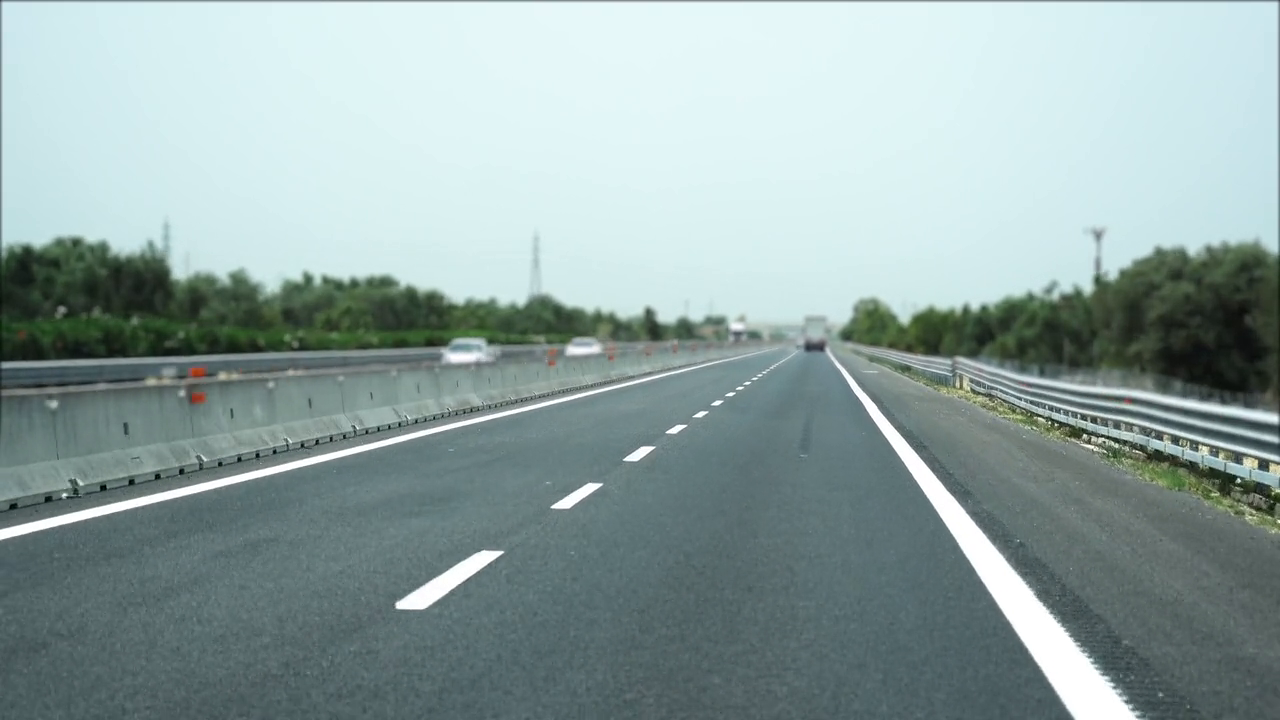
#> input picture frame 32 of lane-following/test-images/lane.mp4, 1280 x 720 px, given in place of lane3.mp4, which was not available
$ python curved-lane-detection.py
#> lines starting #> are read from the running program, lines starting #| are printed output that depends on the picture; after the words box and inside, x2 and y2 are one past the last pixel; in counts of white or black regions, pixels touching at a corner belong together; pictures that were not available may be replaced by others from this repository, and a replacement may not be noted
### lane-following/helpers/findLaneEdges.py
import numpy as np
import cv2
import matplotlib.pyplot as plt

def getPerspectiveTransformedLaneEdges(img):

	copiedImg = np.copy(img)

	# Convert the image to grayscale
	gray = cv2.cvtColor(copiedImg, cv2.COLOR_BGR2GRAY)

	# Apply Gaussian blur
	blur = cv2.GaussianBlur(gray, (5, 5), 0)

	# Apply Canny edge detection
	edges = cv2.Canny(blur, 50, 150)


	# Define the ROI
	mask = np.zeros_like(edges)
	ignore_mask_color = 255
	imshape = img.shape

	#ROI Points

	offsetY = 0
	'''
	#Roi for test video lane.mp4

	topLeft = (601, 444)
	bottomLeft = (180, imshape[0]-offsetY)
	bottomRight =  (1160, imshape[0]-offsetY)
	topRight = (934, topLeft[1])

	#roi for lane2.mp4

	topLeft = (240, 249)
	bottomLeft = (129, imshape[0] - offsetY)
	bottomRight =  (442, imshape[0] - offsetY)
	topRight = (369, topLeft[1])

	'''
	#roi for lane3.mp4

	topLeft = (503, 413)
	bottomLeft = (59, imshape[0] - offsetY)
	bottomRight =  (1042, imshape[0] - offsetY)
	topRight = (740, topLeft[1])


	ROIpoints = [topLeft, bottomLeft, bottomRight, topRight]

	ROI = np.array([ROIpoints])
	cv2.fillPoly(mask, ROI, ignore_mask_color)
	masked_edges = cv2.bitwise_and(edges, mask)

	copiedMaskedEdges = np.copy(masked_edges)

	#cv2.polylines(copiedMaskedEdges, np.int32([ROIpoints]), True, (255,255,255))

	#cv2.imshow("copied masked edges", copiedMaskedEdges)
	#cv2.waitKey(0)

	# Define the destination points for the bird's eye view
	# or transformed ROI points

	offsetInX = 10

	transformedTopLeft = (topLeft[0] - offsetInX, topLeft[1])
	transformedBottomLeft  = (transformedTopLeft[0], imshape[0])
	transformedBottomRight = (topRight[0] + offsetInX, imshape[0])
	transformedTopRight = (transformedBottomRight[0], topRight[1])

	dst =np.float32([[transformedTopLeft, transformedBottomLeft, transformedBottomRight, transformedTopRight]])

	# Define the source points for the bird's eye view
	#src = np.float32([[(100,imshape[0]),(400, 340), (567, 320), (imshape[1],imshape[0])]])

	src = np.float32(ROIpoints)

	# Use the cv2.getPerspectiveTransform() function to get the transformation matrix
	M = cv2.getPerspectiveTransform(src, dst)

	# Use the cv2.warpPerspective() function to apply the transformation matrix to the original image and get the bird's eye view
	warped = cv2.warpPerspective(masked_edges, M, (img.shape[1], img.shape[0]), flags=cv2.INTER_LINEAR)

	offset = 10

	return warped[transformedTopLeft[1]:transformedBottomLeft[1], transformedTopLeft[0]-offset:transformedTopRight[0]+offset]


def annotateFinalImage(out_img,isOnRightLane, isOnLeftLane, isLeftLanePresent, isRightLanePresent):
	if (isOnLeftLane & isOnRightLane):
	    text = "inside mid Lane"
	elif isOnLeftLane:
	    text = "inside lt. lane"
	elif isOnRightLane:
		text = "inside rt. lane"
	else:
	    text = "inside N/a "

	# font
	font = cv2.FONT_HERSHEY_SIMPLEX

	# org
	org = (100, 70)

	# fontScale
	fontScale = 0.4

	# Red color in BGR
	color = (255, 255, 255)

	# Line thickness of 2 px
	thickness = 1

	# Using cv2.putText() method
	out_img = cv2.putText(out_img, text, org, font, fontScale, color, thickness, cv2.LINE_AA, False)

	if (isLeftLanePresent & isRightLanePresent):
	    text = "Both lanes Prsnt"
	elif isLeftLanePresent:
	    text = "Lt. lane only Prsnt"
	elif isRightLanePresent:
	    text = "Rt. lane only Prsnt"
	else:
	    text = "No lane Prsnt"

	org = (100, 120)

	out_img = cv2.putText(out_img, text, org, font, fontScale,
	                 color, thickness, cv2.LINE_AA, False)

	return out_img

### lane-following/helpers/findLanePixels.py
import numpy as np
import cv2
import matplotlib.pyplot as plt

def retMpLbRb(binary_warped):

    # Take a histogram of the bottom half of the image

    histogram = np.sum(binary_warped[binary_warped.shape[0]//2:,:], axis=0)

    # Find the peak of the left and right halves of the histogram
    # These will be the starting point for the left and right lines
    midpoint = np.int32(histogram.shape[0]//2)
    leftx_base = np.argmax(histogram[:midpoint])
    rightx_base = np.argmax(histogram[midpoint:]) + midpoint

    return midpoint, leftx_base, rightx_base


def find_lane_pixels(binary_warped):

    midpoint, leftx_base, rightx_base = retMpLbRb(binary_warped)

    #out_img = np.dstack((binary_warped, binary_warped, binary_warped))

    # HYPERPARAMETERS
    # Choose the number of sliding windows
    nwindows = 9
    # Set the width of the windows +/- margin
    margin = 30
    # Set minimum number of pixels found to recenter window
    minpix = 50


    # Set height of windows - based on nwindows above and image shape
    window_height = np.int32(binary_warped.shape[0]//nwindows)

    # Identify the x and y positions of all nonzero pixels in the image
    nonzero = binary_warped.nonzero()
    nonzeroy = np.array(nonzero[0])
    nonzerox = np.array(nonzero[1])

    # Current positions to be updated later for each window in nwindows
    leftx_current = leftx_base
    rightx_current = rightx_base

    # Create empty lists to receive left and right lane pixel indices
    left_lane_inds = []
    right_lane_inds = []

    # Step through the windows one by one
    for window in range(nwindows):
        # Identify window boundaries in x and y (and right and left)
        win_y_low = binary_warped.shape[0] - (window+1)*window_height
        win_y_high = binary_warped.shape[0] - window*window_height
        win_xleft_low = leftx_current - margin
        win_xleft_high = leftx_current + margin
        win_xright_low = rightx_current - margin
        win_xright_high = rightx_current + margin

        # Draw the windows on the visualization image
        #cv2.rectangle(out_img,(win_xleft_low,win_y_low),
        #(win_xleft_high,win_y_high),(0,255,0), 2)

        #cv2.rectangle(out_img,(win_xright_low,win_y_low),
        #(win_xright_high,win_y_high),(0,255,0), 2)

        # Identify the nonzero pixels in x and y within the window #
        good_left_inds = ((nonzeroy >= win_y_low) & (nonzeroy < win_y_high) &
        (nonzerox >= win_xleft_low) &  (nonzerox < win_xleft_high)).nonzero()[0]
        good_right_inds = ((nonzeroy >= win_y_low) & (nonzeroy < win_y_high) &
        (nonzerox >= win_xright_low) &  (nonzerox < win_xright_high)).nonzero()[0]

        # Append these indices to the lists
        left_lane_inds.append(good_left_inds)
        right_lane_inds.append(good_right_inds)

        # If you found > minpix pixels, recenter next window on their mean position
        if len(good_left_inds) > minpix:
            leftx_current = np.int32(np.mean(nonzerox[good_left_inds]))
        if len(good_right_inds) > minpix:
            rightx_current = np.int32(np.mean(nonzerox[good_right_inds]))

    # Concatenate the arrays of indices (previously was a list of lists of pixels)
    try:
        left_lane_inds = np.concatenate(left_lane_inds)
        right_lane_inds = np.concatenate(right_lane_inds)
    except ValueError:
        # Avoids an error if the above is not implemented fully
        pass

    # Extract left and right line pixel positions
    leftx = nonzerox[left_lane_inds]
    lefty = nonzeroy[left_lane_inds]
    rightx = nonzerox[right_lane_inds]
    righty = nonzeroy[right_lane_inds]

    lanePixels = [leftx, lefty, rightx, righty]

    return lanePixels

### lane-following/helpers/getLanePresence.py
import numpy as np
import cv2

def getLanePresence(lanePixels):

    isLeftLanePresent = True
    isRightLanePresent = True

    leftx, lefty, rightx, righty = lanePixels

    minPointsRequiredToFormLane = 300

    if (leftx.size < minPointsRequiredToFormLane):


        isLeftLanePresent = False

    if(rightx.size < minPointsRequiredToFormLane):

        isRightLanePresent = False

    return isLeftLanePresent, isRightLanePresent

### lane-following/helpers/detectDashedLane.py
import cv2


import numpy as np

def detectDashedLane(laneEdges, lanePixels, laneLinesPresence):

	isLeftLaneLinePresent, isRightLaneLinePresent = laneLinesPresence

	leftx, lefty, rightx, righty = lanePixels

	lefty = np.sort(lefty)


	righty = np.sort(righty)
	#print("lefty size: ", lefty.size, ", righty size: ", righty.size)

	noOfDarkPixelsToBeCountedAsLargeBreaks = 5 #may be required to  tune again on pi

	noOfLargeBreaksInLeftLaneLine = 0

	noOfLargeBreaksInRightLaneLine = 0

	if isLeftLaneLinePresent:

		for i in range(len(lefty)):
			if(i > 0):
				if(lefty[i] - lefty[i-1] > noOfDarkPixelsToBeCountedAsLargeBreaks):
					noOfLargeBreaksInLeftLaneLine += 1

	if isRightLaneLinePresent:
		for i in range(len(righty)):
			if(i > 0):
				if(righty[i] - righty[i-1] > noOfDarkPixelsToBeCountedAsLargeBreaks):
					noOfLargeBreaksInRightLaneLine += 1

	isInsideLeftLane = False

	isInsideRightLane = False

	#print("NBR: ", noOfLargeBreaksInRightLaneLine, ", NBL: ", noOfLargeBreaksInLeftLaneLine)

	# may need to tweak '2' and '3' from lines below

	#print("llp: ", isLeftLaneLinePresent, "rlp: ", isRightLaneLinePresent)

	if((noOfLargeBreaksInRightLaneLine > 1) & (noOfLargeBreaksInLeftLaneLine > 1)):
		# means the vehicle is inside the middle lane
		isInsideRightLane = True
		isInsideLeftLane = True
		#print("inside if")
	else:
		if(((noOfLargeBreaksInLeftLaneLine > 1) or ((noOfLargeBreaksInRightLaneLine < 2) & (isRightLaneLinePresent))) &  (noOfLargeBreaksInRightLaneLine <= noOfLargeBreaksInLeftLaneLine)):
			isInsideRightLane = True
			#print("inside if else ")
		else:
			if(((noOfLargeBreaksInRightLaneLine >= 2) or ((noOfLargeBreaksInLeftLaneLine < 2) & (isLeftLaneLinePresent))) & (noOfLargeBreaksInRightLaneLine >= noOfLargeBreaksInLeftLaneLine)):
				isInsideLeftLane = True;
				#print("inside if else else ")

	return isInsideLeftLane, isInsideRightLane

### lane-following/curved-lane-detection.py
from helpers.findLaneEdges import getPerspectiveTransformedLaneEdges, annotateFinalImage
from helpers.findLanePixels import find_lane_pixels
from helpers.getLanePresence import  getLanePresence
from helpers.detectDashedLane import detectDashedLane

import cv2, time
import matplotlib.pyplot as plt

videoObj = cv2.VideoCapture('test-images/lane3.mp4')

success = True

while success:

    success, image = videoObj.read()
#> image is the input picture: shape (720, 1280, 3); mean B, G, R 161.9, 163.1, 144

    if success:

       # plt.imshow(image)
       # plt.show()

        #step 1

        laneEdges = getPerspectiveTransformedLaneEdges(image)
#> in getPerspectiveTransformedLaneEdges, `gray = cv2.cvtColor(copiedImg, cv2.COLOR_BGR2GRAY)`:
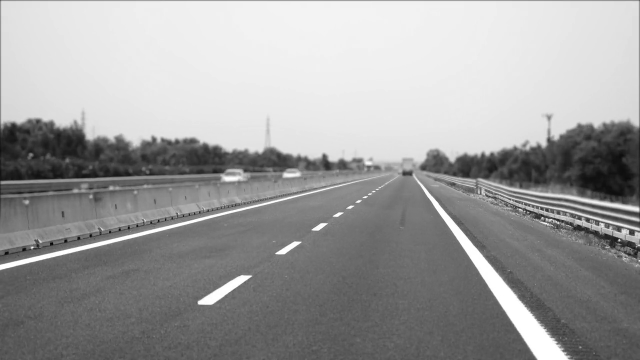
#> gray: shape (720, 1280) (shown at 1/2 size); min 0, max 255, mean 157.2
#> in getPerspectiveTransformedLaneEdges, `edges = cv2.Canny(blur, 50, 150)`:
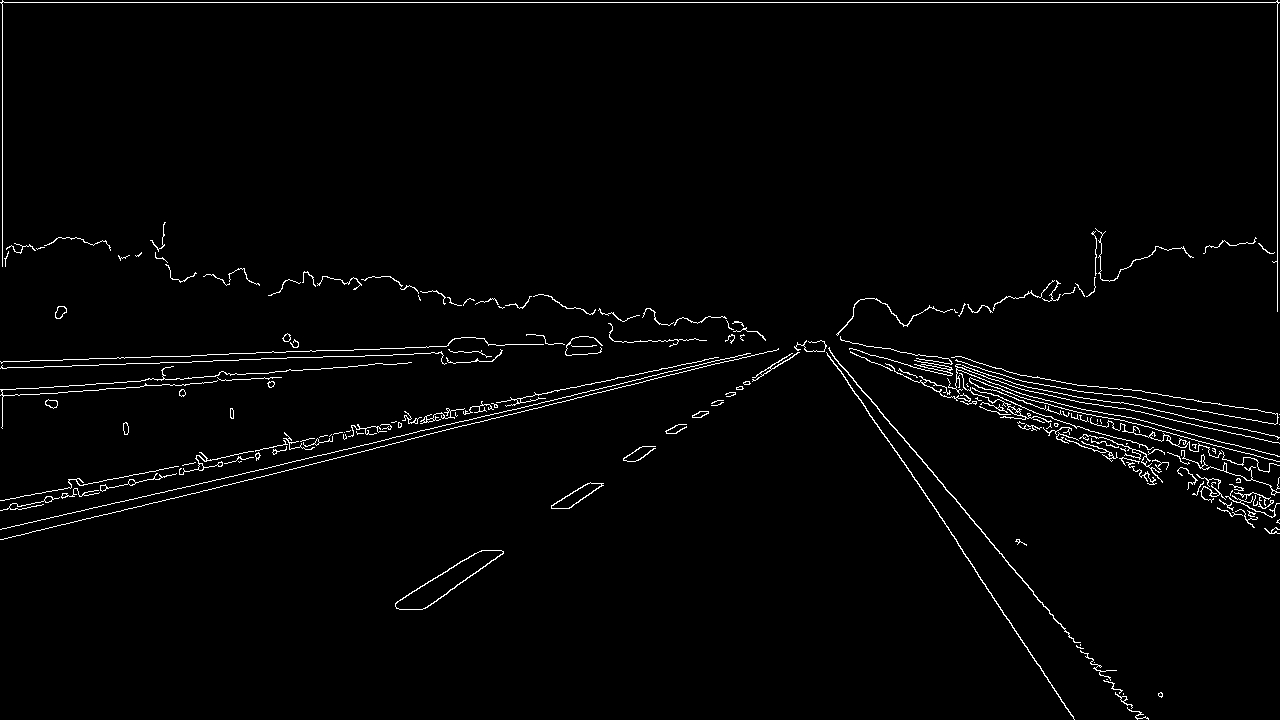
#> edges: shape (720, 1280); 1.9% white in thin lines or dots
#> in getPerspectiveTransformedLaneEdges, `cv2.fillPoly(mask, ROI, ignore_mask_color)`:
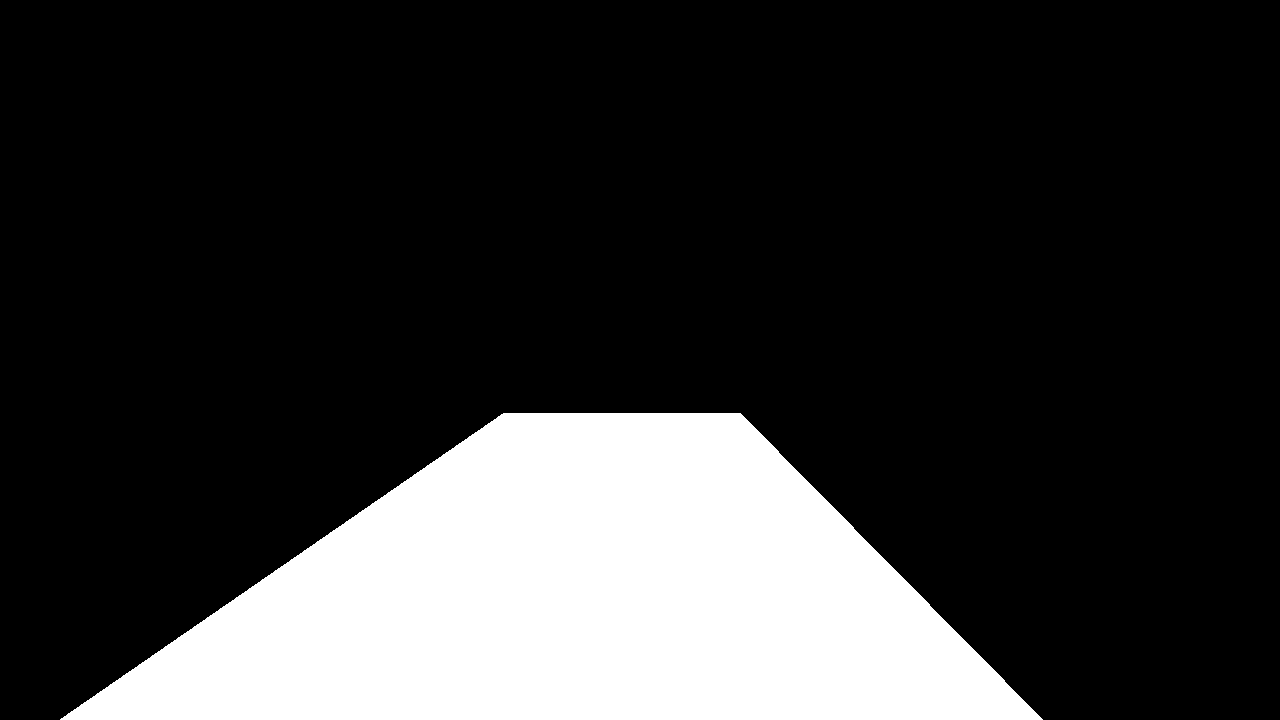
#> mask: shape (720, 1280); 20.3% white; 1 white region, box (x1, y1, x2, y2) and area: (60, 413, 1043, 720) 187492
#> in getPerspectiveTransformedLaneEdges, `masked_edges = cv2.bitwise_and(edges, mask)`:
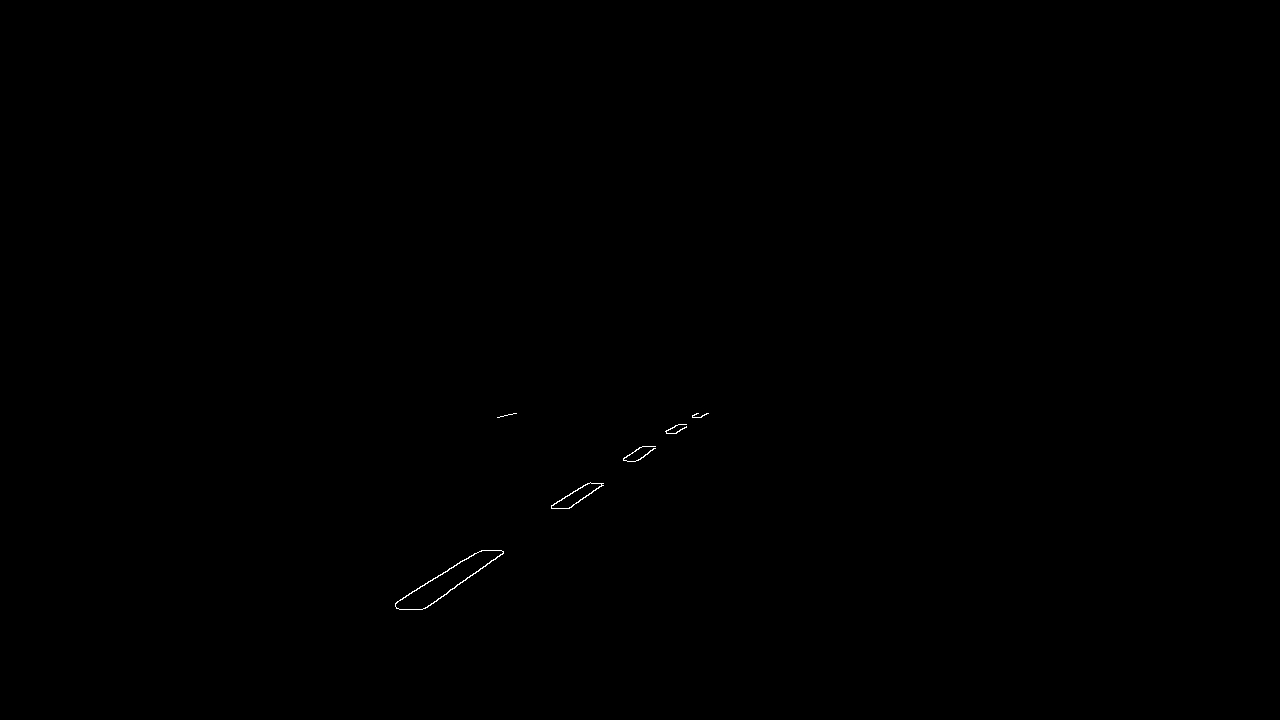
#> masked_edges: shape (720, 1280); 0.07% white in thin lines or dots, all inside (x1, y1, x2, y2) = (395, 413, 709, 610)
#> in getPerspectiveTransformedLaneEdges, `return warped[transformedTopLeft[1]:transformedBottomLeft[1], transfor..`:
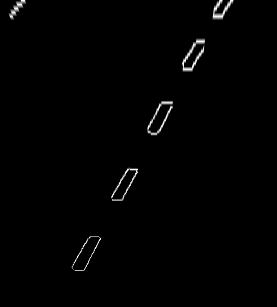
#> returned value: shape (307, 277); min 0, max 255, mean 2.1

        #step 2

        #laneEdges = cv2.flip(laneEdges, 1)

        lanePixels = find_lane_pixels(laneEdges)
#> in retMpLbRb, `histogram = np.sum(binary_warped[binary_warped.shape[0]//2:,:], axis=0)`: histogram = 277 values, max 1479 at index 126, min 0 at index 0, mean 174.9
#> in retMpLbRb, `leftx_base = np.argmax(histogram[:midpoint])`: leftx_base = 126
#> in retMpLbRb, `rightx_base = np.argmax(histogram[midpoint:]) + midpoint`: rightx_base = 138
#> in find_lane_pixels, `midpoint, leftx_base, rightx_base = retMpLbRb(binary_warped)`: leftx_base = 126; rightx_base = 138
#> in find_lane_pixels, `nonzero = binary_warped.nonzero()`: nonzero = 1395 positions, rows 0 to 270, columns 8 to 233
#> in find_lane_pixels, `nonzeroy = np.array(nonzero[0])`: nonzeroy = 1395 values from 0 to 270
#> in find_lane_pixels, `nonzerox = np.array(nonzero[1])`: nonzerox = 1395 values, max 233 at index 13, min 8 at index 280, mean 146.4
#> in find_lane_pixels, `leftx_current = leftx_base`: leftx_current = 126
#> in find_lane_pixels, `rightx_current = rightx_base`: rightx_current = 138
#> the loop in find_lane_pixels, `for window in range(nwindows):` made 9 passes
#> (win_xleft_low, win_xleft_high, win_xright_low, win_xright_high, leftx_current, rightx_current) on passes 4, 6: (96, 156, 108, 168, 123, 123), (93, 153, 93, 153, 149, 149)
#> after the loop in find_lane_pixels, `for window in range(nwindows):`: left_lane_inds = 9 items
#> in find_lane_pixels, `left_lane_inds = np.concatenate(left_lane_inds)`: left_lane_inds = 341 values, max 1301 at index 15, min 725 at index 305, mean 1065.4
#> in find_lane_pixels, `right_lane_inds = np.concatenate(right_lane_inds)`: right_lane_inds = 316 values, max 1237 at index 181, min 725 at index 280, mean 1049.1
#> in find_lane_pixels, `leftx = nonzerox[left_lane_inds]`: leftx = 341 values, max 172 at index 316, min 96 at index 10, mean 131.6
#> in find_lane_pixels, `lefty = nonzeroy[left_lane_inds]`: lefty = 341 values, max 247 at index 15, min 100 at index 305, mean 168.5
#> in find_lane_pixels, `rightx = nonzerox[right_lane_inds]`: rightx = 316 values, max 172 at index 291, min 111 at index 146, mean 134.2
#> in find_lane_pixels, `righty = nonzeroy[right_lane_inds]`: righty = 316 values, max 200 at index 171, min 100 at index 280, mean 162.8
#> lanePixels = 4 items

        #step 3

        isLeftLaneLinePresent, isRightLaneLinePresent = getLanePresence(lanePixels)
#> isLeftLaneLinePresent = True; isRightLaneLinePresent = True

        isInsideLeftLane, isInsideRightLane = detectDashedLane(laneEdges, lanePixels, [isLeftLaneLinePresent, isRightLaneLinePresent])
#> in detectDashedLane, `lefty = np.sort(lefty)`: lefty = 341 values from 100 to 247
#> in detectDashedLane, `righty = np.sort(righty)`: righty = 316 values from 100 to 200
#> after the loop in detectDashedLane, `for i in range(len(lefty)):`: noOfLargeBreaksInLeftLaneLine = 3
#> the loop in detectDashedLane, `for i in range(len(righty)):` made 316 passes
#> noOfLargeBreaksInRightLaneLine on passes 37, 99: 1, 2
#> after the loop in detectDashedLane, `for i in range(len(righty)):`: noOfLargeBreaksInRightLaneLine = 2
#> isInsideLeftLane = True; isInsideRightLane = True

        out_img =  annotateFinalImage(laneEdges,  isInsideRightLane, isInsideLeftLane, isLeftLaneLinePresent, isRightLaneLinePresent)
#> in annotateFinalImage, `out_img = cv2.putText(out_img, text, org, font, fontScale, color, thic..`:
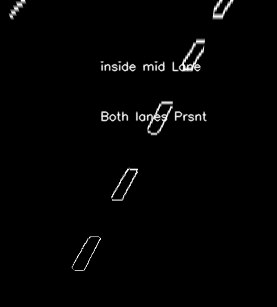
#> out_img: shape (307, 277); min 0, max 255, mean 3.7

        cv2.imshow("out_img", out_img)
        cv2.waitKey(1)
        time.sleep(0.1)
